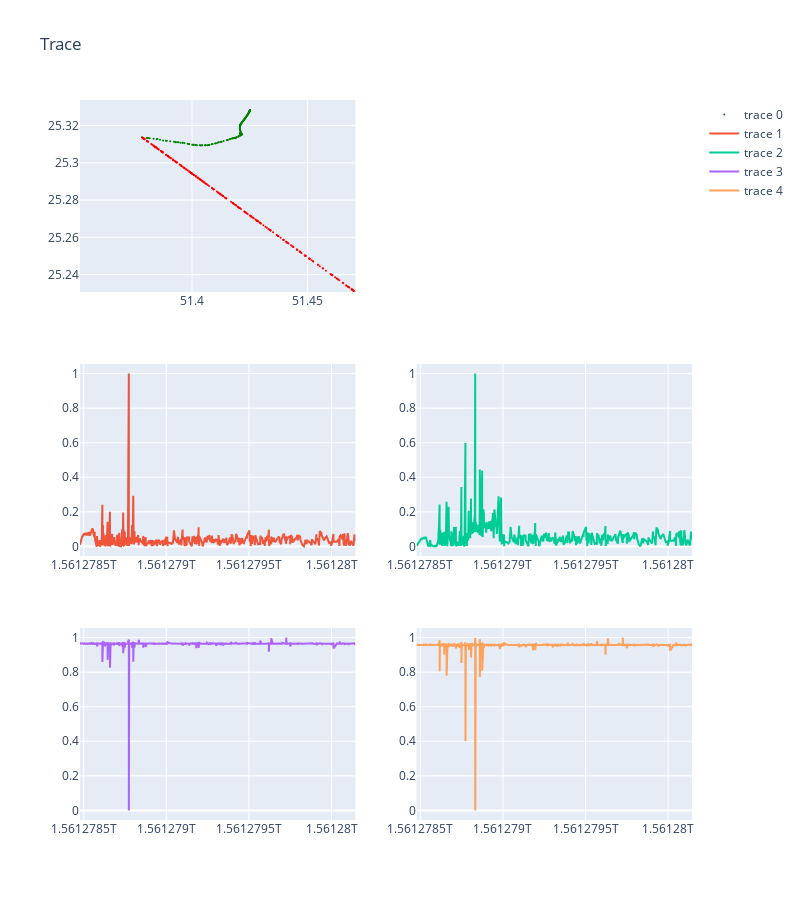

Notebook source saved alongside this figure:
### Code cell
# trace 4 spoofed
from utils.preprocessing import data_preprocessing

# spoofed = pd.read_csv('../data/drive-me-not/trace4_spoofed.csv').drop(columns=['Unnamed: 0']).head()  


# estimated_trace4, trace4_spoofed 
# spoofed_4 = data_preprocessing('../data/drive-me-not/processed/trace4_spoofed.csv', 
#                              selected_attributes= ['GPS_lat', 'GPS_long', 'Time', 'vx', 'vy', 'ax', 'ay', 'spoofed'], 
#                              trace_num=4)

TRACE = 1

spoofed_data = data_preprocessing('../data/drive-me-not/spoofed/spoofed_trace'+str(TRACE)+'.csv', 
                             selected_attributes= ['GPS_lat', 'GPS_long', 'Time', 'vx', 'vy', 'ax', 'ay', 'spoofed'], 
                             trace_num=TRACE)
benign_data = data_preprocessing('../data/drive-me-not/trace'+str(TRACE)+'.csv',
                             selected_attributes= ['GPS_lat', 'GPS_long', 'Time', 'vx', 'vy', 'ax', 'ay'], 
                             trace_num=TRACE)
benign_data['spoofed'] = 0


from utils.visualization import plot_trace

x_range_s, y_range_s = (spoofed_data.GPS_lat.min(), 
         spoofed_data.GPS_lat.max()), \
        (spoofed_data.GPS_long.min(), 
         spoofed_data.GPS_long.max())
        
x_range_b, y_range_b = (benign_data.GPS_lat.min(), 
         benign_data.GPS_lat.max()), \
        (benign_data.GPS_long.min(), 
         benign_data.GPS_long.max())
        
x_range, y_range = (min(x_range_s[0], x_range_b[0]), 
                   max(x_range_s[1], x_range_b[1])), \
                  (min(y_range_s[0], y_range_b[0]), 
                   max(y_range_s[1], y_range_b[1]))

plot_trace(spoofed_data.iloc[:, :], 
           mode="velocity", 
           colored=True, marker_size=2,
           x_range=y_range, 
           y_range=x_range,
           )

# plot_trace(benign_data.iloc[:, :], 
#            mode="velocity", 
#            colored=True, marker_size=2,
#            x_range=y_range, 
#            y_range=x_range,
#            )

### Figure 1 — Plotly figure (JSON) as saved in the notebook; plotly's stock layout.template omitted (floating-point values rounded to 4 significant figures; data arrays with more than 128 entries replaced by an {"elided": "..."} marker saying what was removed)
{"data": [{"marker": {"color": {"elided": "531 str values"}, "size": 2}, "mode": "markers", "type": "scatter", "x": {"elided": "531 float values"}, "xaxis": "x", "y": {"elided": "531 float values"}, "yaxis": "y"}, {"type": "scatter", "x": {"elided": "531 int values"}, "xaxis": "x3", "y": {"elided": "531 float values"}, "yaxis": "y3"}, {"type": "scatter", "x": {"elided": "531 int values"}, "xaxis": "x4", "y": {"elided": "531 float values"}, "yaxis": "y4"}, {"type": "scatter", "x": {"elided": "531 int values"}, "xaxis": "x5", "y": {"elided": "531 float values"}, "yaxis": "y5"}, {"type": "scatter", "x": {"elided": "531 int values"}, "xaxis": "x6", "y": {"elided": "531 float values"}, "yaxis": "y6"}], "layout": {"height": 900, "title": {"text": "Trace"}, "width": 800, "xaxis": {"anchor": "y", "domain": [0, 0.45], "range": [51.35, 51.47]}, "xaxis2": {"anchor": "y2", "domain": [0.55, 1]}, "xaxis3": {"anchor": "y3", "domain": [0, 0.45]}, "xaxis4": {"anchor": "y4", "domain": [0.55, 1]}, "xaxis5": {"anchor": "y5", "domain": [0, 0.45]}, "xaxis6": {"anchor": "y6", "domain": [0.55, 1]}, "yaxis": {"anchor": "x", "domain": [0.7333, 1], "range": [25.23, 25.33]}, "yaxis2": {"anchor": "x2", "domain": [0.7333, 1]}, "yaxis3": {"anchor": "x3", "domain": [0.3667, 0.6333]}, "yaxis4": {"anchor": "x4", "domain": [0.3667, 0.6333]}, "yaxis5": {"anchor": "x5", "domain": [0, 0.2667]}, "yaxis6": {"anchor": "x6", "domain": [0, 0.2667]}}}
